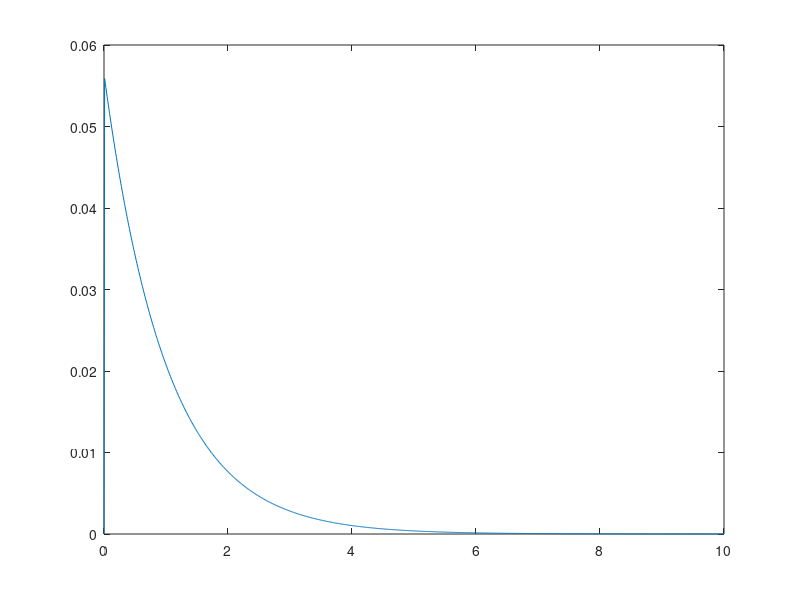

The MATLAB source for this figure:
clear all
clc

rMin = 1e-10;
rMax = 10;
nPoints = 1000;
radius = linspace(rMin,rMax,nPoints);
stepWidth = (rMax-rMin)/(nPoints-1);

H = zeros(nPoints);
% Diagonal
for i = 1:nPoints
    H(i,i) = 1/stepWidth^2 - 1/radius(i);
end

% Sub- and superdiagonals
for i = 2:nPoints
    H(i,i-1) = -.5/stepWidth^2;
    H(i-1,i) = -.5/stepWidth^2;
end

H(1,1) = 1;
H(1,2) = 0;
H(end:end)=1;
H(end:end-1)=0;

[vectors, values] = eig(H);

values = sum(values);
gsEig = sort(values);
disp(gsEig(1:5)*27.21)
gsEig = gsEig(2);
gsIndex = find(values == gsEig);
gsWave = vectors(:,gsIndex);

plot(radius, abs(gsWave)./(sqrt(4*pi)*radius'))
disp('Ground state energy [eV]')
disp(gsEig*27.21)